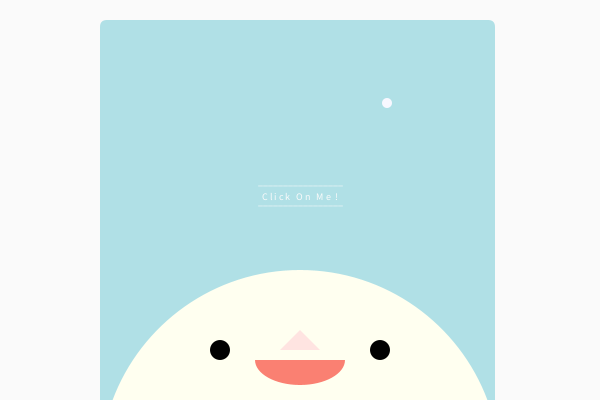
Frame 1 (no input)
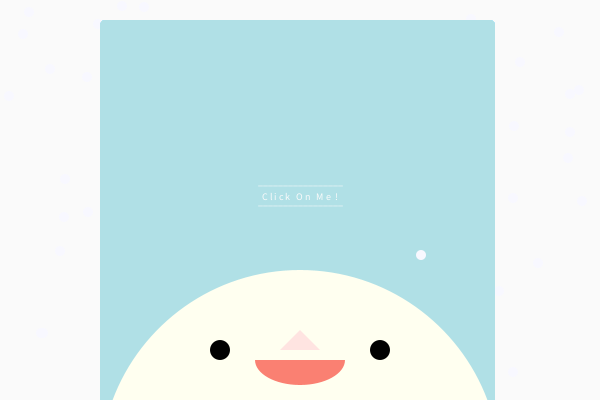
Frame 60 (the mouse pressed at the canvas centre just before this capture)
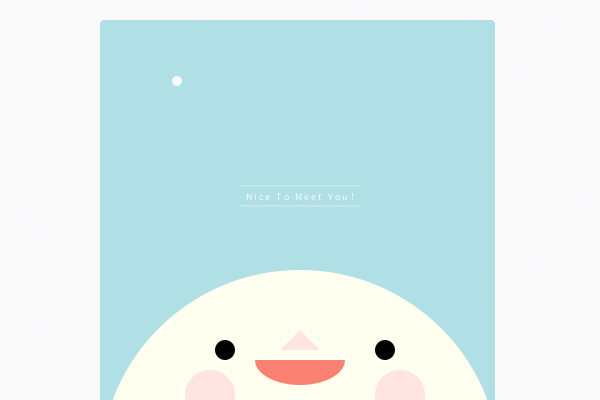
Frame 120 (the mouse held since frame 60 and released just before this capture)

The Processing sketch that drew these frames (run headless with seeded random() and noise(); from frame 60 on, the mouse is pressed at the canvas centre):

// Processing sketch: processing_109716
// ── processing_109716.pde

// Assignment 1
// By Wong Hiu Tung, Christine
// Student ID: 534015140


int snowX, snowY;

void setup(){
  size(600, 400);
  background(250);

}

void draw(){
   
//blue window  
 fill(#B0E0E6);
 noStroke();
 rect(100, 20, 395, 500, 7);
  
  
//little boy's face
  noStroke();
  smooth();
  fill(#FFFFF0);
  ellipse(300, 470, 400, 400);

//little boy's mouth 
  fill(#FA8072);
  smooth();
  arc(300, 360, 90, 50, 0, PI);

//movement of eyes  
  if (mouseX < 300) {
    
  fill(0);
  smooth();
  ellipse(380, 350, 20, 20);
  ellipse(220, 350, 20, 20);
  }
  
  else{
  fill(0);
  smooth();
  ellipse(385, 350, 20, 20); 
  ellipse(225, 350, 20, 20);
  } 

//face turned red
  if (mousePressed == true) {
     fill(#FFE4E1);
     smooth();
     ellipse(400, 395, 50, 50);
     ellipse(210, 395, 50, 50);
}

//litte boy's nose 
  smooth();
  fill(#FFE4E1);
  triangle(280, 350, 320, 350, 300, 330);

//falling snow
  snowX = floor(random(width));
  snowY = floor(random(height));
  
  fill(#F8F8FF);
  ellipse(snowX, snowY, 10, 10);

//message
  if (mousePressed == true) {
  fill(250);
  textAlign(CENTER);
  textSize(10);
  text("________________________", 300, 205);
  text("________________________", 300, 185);
  text("N i c e   T o   M e e t   Y o u  !", 300, 200);
  }
  
  else{  
  fill(250);
  textAlign(CENTER);
  textSize(10);
  text("_________________", 300, 205);
  text("_________________", 300, 185);
  text("C l i c k   O n   M e  !", 300, 200);
 
  }  

}
